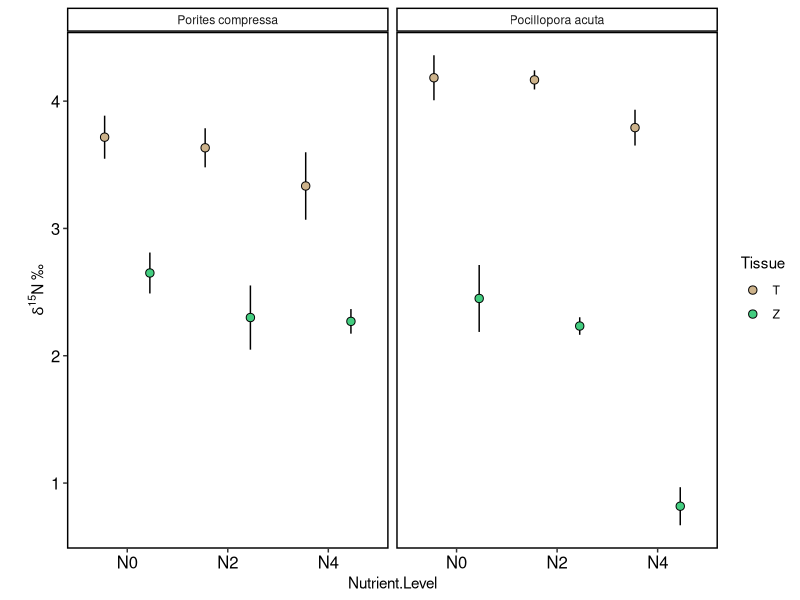
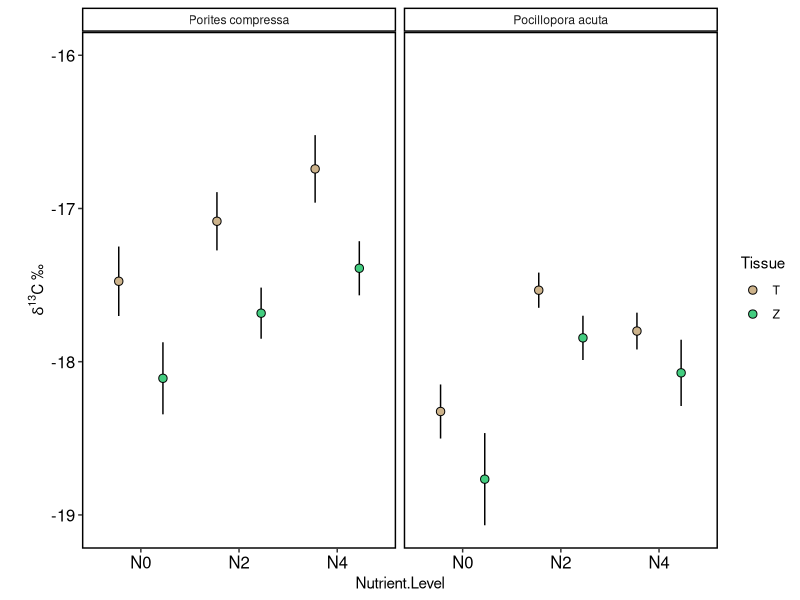
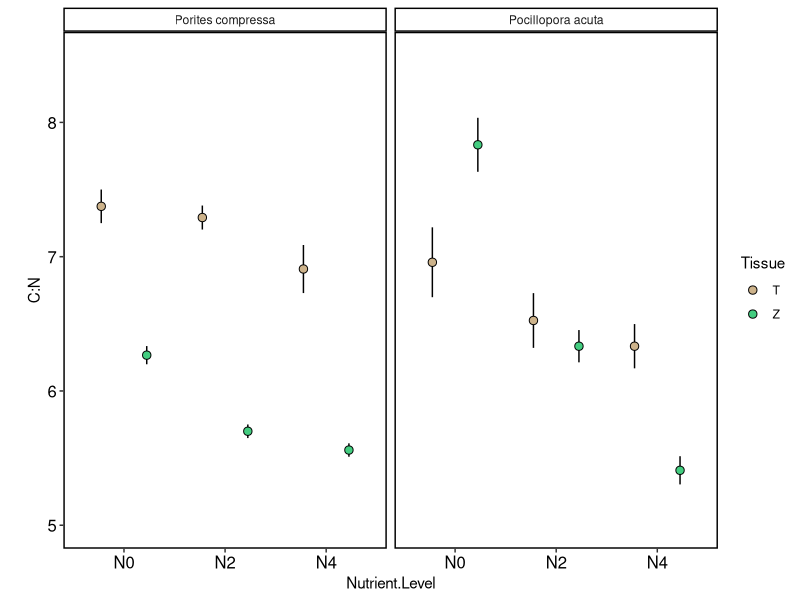
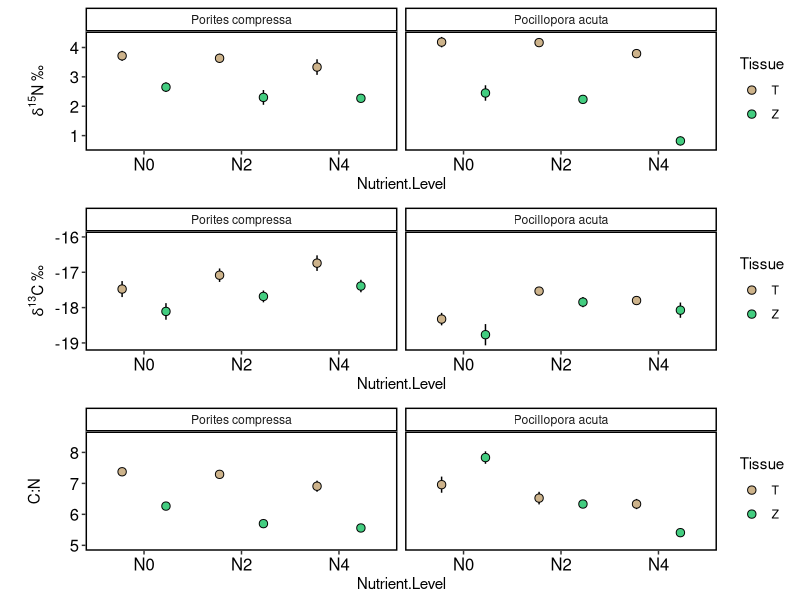

Write the R code that produced these figures, in order.
######## Fox et al. 2020 - Differential resistance and acclimation of two coral species to chronic nutrient
########                   enrichment reflect life history traits 

####### Code file 4 of 4 -- Stable isotope analyses for Figure 4
####### Required data files: 1) Isotopes_raw.csv
#                            2) Isotope nubbins.csv

####### Summary: This file completes all of the data summarization, analysis, and plotting for main text
#######          figure 4 (d15N, d13C, and C:N data)

####### Figures produced: Fig. 4

library(dplyr)
library(ggplot2)
library(cowplot)
require(lmerTest)
require(RColorBrewer)
require(emmeans) # for tukey tests of lmer model 
library(car)

#create plotting themes
newtheme <- theme_classic() + theme(text = element_text(size=11))+
  theme(axis.text.x = element_text(size=12,colour="black"), axis.text.y = element_text(size=12,colour="black"))+
  theme(plot.margin = unit(c(5.5,5.5,5.5,20), "pt"))+
  theme(panel.border = element_rect(colour = "black", fill=NA, size=1))+
  theme(axis.line = element_line(size = 0))



nubs<-read.csv(file="Isotope nubbins.csv",header=T)
topes<-read.csv(file="Isotopes_raw.csv",header=T)

#join the data based on the sample ID 
chain<- left_join(nubs, topes)

# take means and SE
means<-chain %>% na.omit(chain) %>% #remove samples with NAs
  group_by(Species,Nutrient.Level,Tissue) %>% 
  summarize(
    N=sum(!is.na(d15N)),
    mean13C = mean(d13C,na.rm=T),
    mean15N = mean(d15N,na.rm=T),
    meanCN = mean(C.N,na.rm=T),
    se13C = sd(d13C)/sqrt(N),
    se15N = sd(d15N)/sqrt(N),
    seCN = sd(C.N)/sqrt(N))

#mean plots
cols<-c("navajowhite3","seagreen3") #set colors
labels<-c(POC="Pocillopora acuta",POR="Porites compressa") #set labels
means$Species<-ordered(means$Species,levels=c("POR","POC"))


# d15N
a<-ggplot(means,aes(x=Nutrient.Level,y=mean15N,ymin=mean15N-se15N,ymax=mean15N+se15N,fill=Tissue,group=Tissue,facets=Species))+
  geom_errorbar(position=position_dodge(0.9),width=0.0)+facet_wrap(~Species)+facet_grid(.~Species,labeller=labeller(Species=labels))+
  geom_point(aes(fill=Tissue),color="black",pch=21,size=2.5,position=position_dodge(0.9))+
  ylab(expression({delta}^15*N~'\u2030'))+
  scale_fill_manual(values=cols)+newtheme
a

#d13C
b<-ggplot(means,aes(x=Nutrient.Level,y=mean13C,ymin=mean13C-se13C,ymax=mean13C+se13C,group=Tissue,fill=Tissue,facets=Species))+
  geom_errorbar(position=position_dodge(0.9),width=0.0)+facet_wrap(~Species)+facet_grid(.~Species,labeller=labeller(Species=labels))+
  geom_point(aes(fill=Tissue),color="black",pch=21,size=2.5,position=position_dodge(0.9))+
  ylab(expression({delta}^13*C~'\u2030'))+
  scale_y_continuous(breaks=seq(-19,-16,by=1))+expand_limits(y = c(-19, -16))+
  scale_fill_manual(values=cols)+newtheme
b

# CN
c<-ggplot(means,aes(x=Nutrient.Level,y=meanCN,ymin=meanCN-seCN,ymax=meanCN+seCN,group=Tissue,fill=Tissue,facets=Species))+
  geom_errorbar(position=position_dodge(0.9),width=0.0)+facet_wrap(~Species)+facet_grid(.~Species,labeller=labeller(Species=labels))+
  geom_point(aes(fill=Tissue),color="black",pch=21,size=2.5,position=position_dodge(0.9))+
  ylab("C:N")+
  ylim(5,8.5)+
  scale_fill_manual(values=cols)+newtheme
 
c

#put the plots together to create main text Fig.4 
d<-plot_grid(a,b,c,ncol=1,align="v",axis='2')
quartz()
print(d) #export 500x575


### run seperate models for each species * tissue --- these are reported in the supplemental table S2
###################d15N

#POR
# 
d15N.porT<-lmer(d15N~Nutrient.Level*Tissue+(1|Tank.Level)+(1|Colony),data=subset(chain,Species=="POR"))
summary(d15N.porT)
anova(d15N.porT)
sum(resid(d15N.porT)^2) #22.89

emm = emmeans(d15N.porT, ~ Tissue)
pairs(emm)

#POC
d15N.pocT<-lmer(d15N~Nutrient.Level*Tissue+(1|Tank.Level)+(1|Colony),
                data=subset(chain,Species=="POC"))
summary(d15N.pocT)
anova(d15N.pocT)
sum(resid(d15N.pocT)^2) #1O.92

emm = emmeans(d15N.pocT, ~ Nutrient.Level*Tissue)
pairs(emm)

###################d13C

#POR
d13C.porT<-lmer(d13C~Nutrient.Level*Tissue+(1|Tank.Level)+(1|Colony),
                data=subset(chain,Species=="POR"))
summary(d13C.porT)
anova(d13C.porT)
sum(resid(d13C.porT)^2) #12.18
emm = emmeans(d13C.porT, ~ Nutrient.Level*Tissue)
pairs(emm)

#POC
d13C.pocT<-lmer(d13C~Nutrient.Level*Tissue+(1|Tank.Level)+(1|Colony),
                data=subset(chain,Species=="POC"))
summary(d13C.pocT)
anova(d13C.pocT)
sum(resid(d13C.pocT)^2) #9.31
emm = emmeans(d13C.pocT, ~ Nutrient.Level*Tissue)
pairs(emm)

###################CN
#POR
CN.porT<-lmer(C.N~Nutrient.Level*Tissue+(1|Tank.Level)+(1|Colony),
              data=subset(chain,Species=="POR"))
summary(CN.porT)
anova(CN.porT)
sum(resid(CN.porT)^2) #5.92
emm = emmeans(CN.porT, ~ Nutrient.Level*Tissue)
pairs(emm)

#POC
CN.pocT<-lmer(C.N~Nutrient.Level*Tissue+(1|Tank.Level)+(1|Colony),
              data=subset(chain,Species=="POC"),REML=FALSE)
summary(CN.pocT)
anova(CN.pocT)
sum(resid(CN.pocT)^2) #18.25
emm = emmeans(CN.pocT, ~ Nutrient.Level*Tissue)
pairs(emm)
